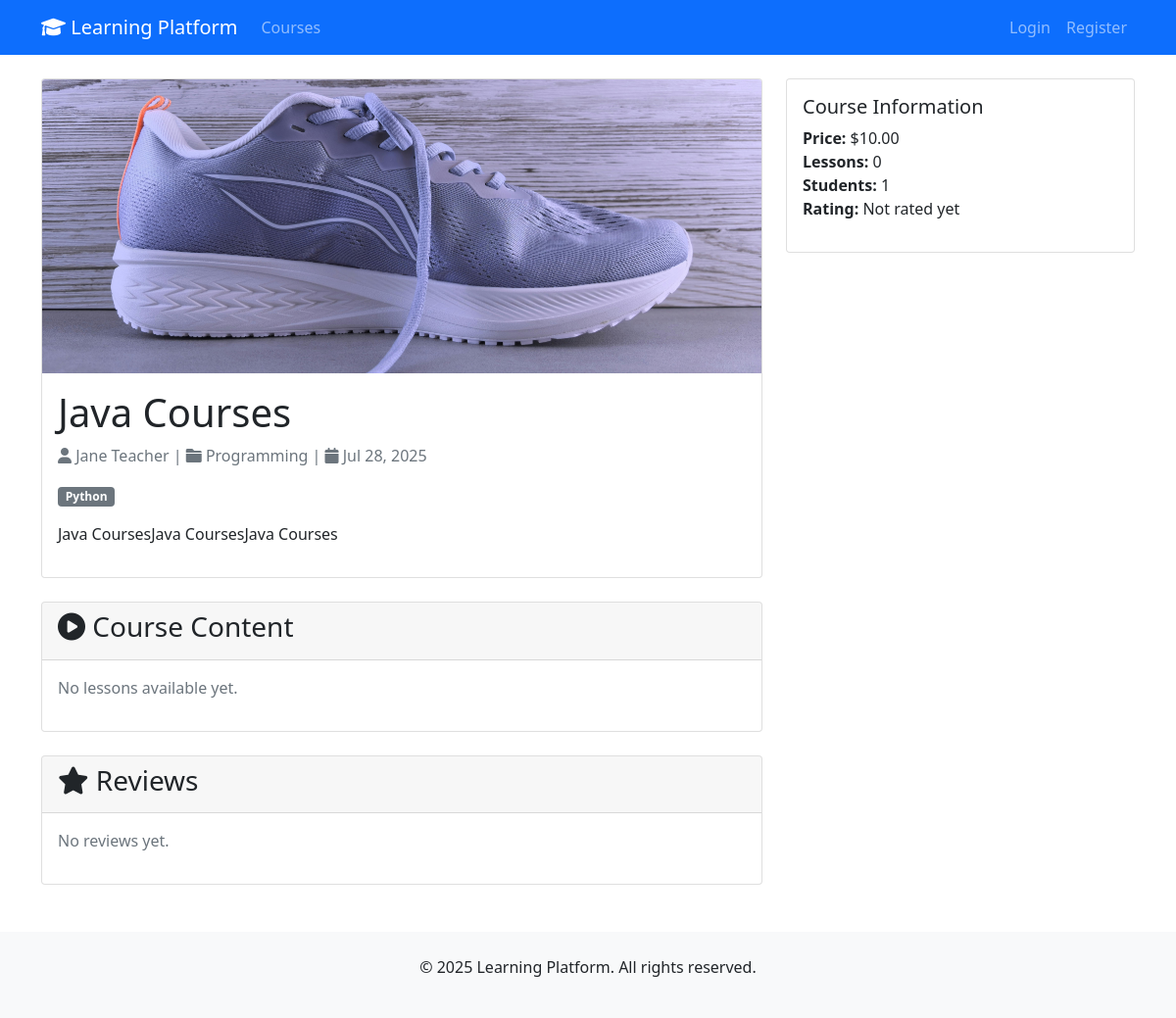
Page /courses/3/ on the committed database.
### courses/models.py (models this page shows, shortened)
class Course(models.Model):
    title = models.CharField(max_length=200)
    description = models.TextField()
    instructor = models.ForeignKey(
        Instructor, on_delete=models.CASCADE, related_name="courses"
    )
    category = models.ForeignKey(
        Category, on_delete=models.CASCADE, related_name="courses"
    )
    tags = models.ManyToManyField(Tag, blank=True, related_name="courses")
    price = models.DecimalField(max_digits=10, decimal_places=2, default=0.00)
    image = models.ImageField(upload_to="course_images/", blank=True, null=True)
    published = models.BooleanField(default=False)
    created_date = models.DateTimeField(auto_now_add=True)
    updated_date = models.DateTimeField(auto_now=True)
    class Meta:
        ordering = ["-created_date"]
    @property
    def average_rating(self):
        reviews = self.reviews.all()
        if reviews:
            return sum([review.rating for review in reviews]) / len(reviews)
        return 0
    @property
    def total_lessons(self):
        return self.lessons.count()

class Instructor(models.Model):
    user = models.OneToOneField(
        User, on_delete=models.CASCADE, related_name="instructor_profile"
    )
    bio = models.TextField(blank=True)
    expertise = models.CharField(max_length=200, blank=True)
    years_experience = models.PositiveIntegerField(default=0)

class User(AbstractUser):
    ROLE_CHOICES = [
        ("student", "Student"),
        ("instructor", "Instructor"),
        ("employee", "Employee"),
    ]
    role = models.CharField(max_length=20, choices=ROLE_CHOICES, default="student")

class Category(models.Model):
    name = models.CharField(max_length=100, unique=True)
    description = models.TextField(blank=True)
    class Meta:
        verbose_name_plural = "Categories"

class Tag(models.Model):
    name = models.CharField(max_length=50, unique=True)

### courses/views.py (the view, shortened to what this page needs)
# urls.py: path('courses/<int:pk>/', views.course_detail, name='course_detail'),
def course_detail(request, pk):
    course = get_object_or_404(Course, pk=pk, published=True)
    lessons = course.lessons.all()
    reviews = course.reviews.filter(approved=True).select_related("student__user")
    is_enrolled = False
    enrollment = None
    context = {
        "course": course,
        "lessons": lessons,
        "reviews": reviews,
        "is_enrolled": is_enrolled,
        "enrollment": enrollment,
    }
    return render(request, "courses/course_detail.html", context)

### templates/courses/course_detail.html (shortened to what this page needs)
{% extends 'base.html' %}
{% block content %}
<div class="row">
    <div class="col-md-8">
        <div class="card">
            {% if course.image %}
                <img src="{{ course.image.url }}" class="card-img-top" alt="{{ course.title }}" style="height: 300px; object-fit: cover;">
            {% endif %}
            <div class="card-body">
                <h1 class="card-title">{{ course.title }}</h1>
                <p class="text-muted mb-3">
                    <i class="fas fa-user"></i> {{ course.instructor.user.get_full_name|default:course.instructor.user.username }}
                    | <i class="fas fa-folder"></i> {{ course.category.name }}
                    | <i class="fas fa-calendar"></i> {{ course.created_date|date:"M d, Y" }}
                </p>
                <div class="mb-3">
                    {% for tag in course.tags.all %}
                        <span class="badge bg-secondary me-1">{{ tag.name }}</span>
                    {% endfor %}
                </div>
                <p class="card-text">{{ course.description|linebreaks }}</p>
            </div>
        </div>
        <div class="card mt-4">
            <div class="card-header">
                <h3><i class="fas fa-play-circle"></i> Course Content</h3>
            </div>
            <div class="card-body">
                {% for lesson in lessons %}
                    <div class="d-flex justify-content-between align-items-center border-bottom py-2">
                        <div>
                            <h6 class="mb-1">{{ lesson.title }}</h6>
                            <small class="text-muted">{{ lesson.description|truncatewords:15 }}</small>
                        </div>
                        <div>
                            {% if is_enrolled or user.role != 'student' %}
                                <a href="{% url 'lesson_detail' lesson.pk %}" class="btn btn-sm btn-outline-primary">
                                    <i class="fas fa-play"></i> View
                                </a>
                            {% else %}
                                <span class="text-muted">
                                    <i class="fas fa-lock"></i> Enroll to access
                                </span>
                            {% endif %}
                        </div>
                    </div>
                {% empty %}
                    <p class="text-muted">No lessons available yet.</p>
                {% endfor %}
            </div>
        </div>
        <div class="card mt-4">
            <div class="card-header">
                <h3><i class="fas fa-star"></i> Reviews</h3>
            </div>
            <div class="card-body">
                {% for review in reviews %}
                    <div class="border-bottom py-3">
                        <div class="d-flex justify-content-between align-items-start">
                            <div>
                                <strong>{{ review.student.user.get_full_name|default:review.student.user.username }}</strong>
                                <div class="text-warning">
                                    {% for i in "12345" %}
                                        {% if forloop.counter <= review.rating %}
                                            <i class="fas fa-star"></i>
                                        {% else %}
                                            <i class="far fa-star"></i>
                                        {% endif %}
                                    {% endfor %}
                                </div>
                            </div>
                            <small class="text-muted">{{ review.created_date|date:"M d, Y" }}</small>
                        </div>
                        {% if review.comment %}
                            <p class="mt-2 mb-0">{{ review.comment }}</p>
                        {% endif %}
                    </div>
                {% empty %}
                    <p class="text-muted">No reviews yet.</p>
                {% endfor %}
            </div>
        </div>
    </div>
    <div class="col-md-4">
        <div class="card">
            <div class="card-body">
                <h5>Course Information</h5>
                <ul class="list-unstyled">
                    <li><strong>Price:</strong> ${{ course.price }}</li>
                    <li><strong>Lessons:</strong> {{ course.total_lessons }}</li>
                    <li><strong>Students:</strong> {{ course.enrollments.count }}</li>
                    <li><strong>Rating:</strong>
                        {% if course.average_rating > 0 %}
                            {{ course.average_rating|floatformat:1 }}/5
                        {% else %}
                            Not rated yet
                        {% endif %}
                    </li>
                </ul>
            </div>
        </div>
    </div>
</div>
{% endblock %}

### rows in the picture
Course: image (picture), title "Java Courses", instructor.user.get_full_name "Jane Teacher", category.name "Programming", created_date "Jul 28, 2025", description "Java CoursesJava CoursesJava Courses", price "10.00", total_lessons "0", enrollments.count "1"
Tag: name "Python"
